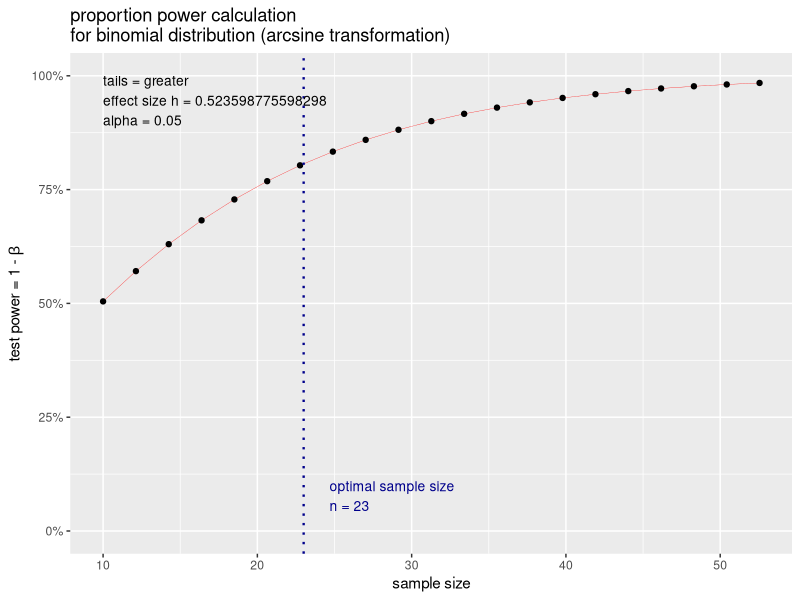
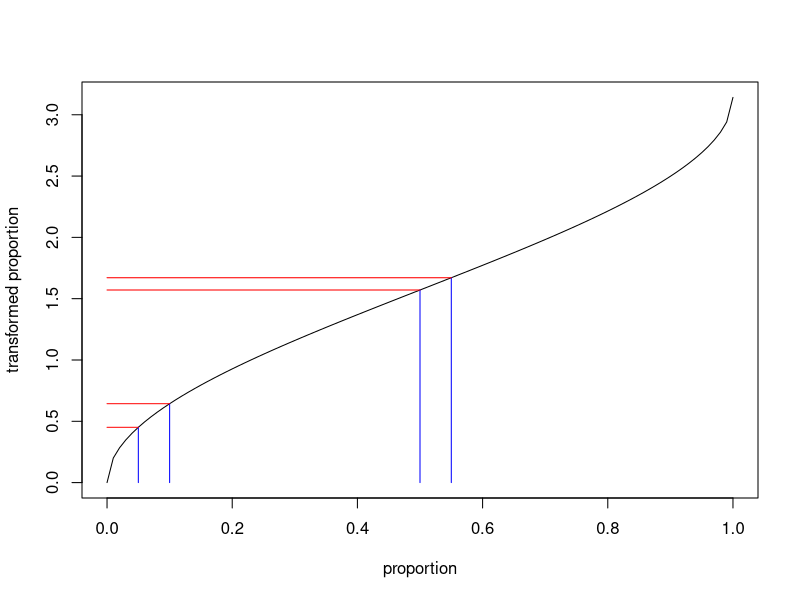

Source code (R) for these figures, in order:
## ---- chunk 1
library(pwr)
pwr.p.test(h = ES.h(p1 = 0.75, p2 = 0.50), 
           sig.level = 0.05, 
           power = 0.80, 
           alternative = "greater")
## ---- chunk 2
p.out <- pwr.p.test(h = ES.h(p1 = 0.75, p2 = 0.50),
                    sig.level = 0.05, 
                    power = 0.80, 
                    alternative = "greater")
plot(p.out)
## ---- chunk 3
pwr.p.test(h = ES.h(p1 = 0.75, p2 = 0.50),
                    sig.level = 0.01, 
                    n = 50,
                    alternative = "greater")

## ---- chunk 4
pwr.p.test(h = ES.h(p1 = 0.75, p2 = 0.50),
           sig.level = 0.05,
           power = 0.80)
## ---- chunk 5
cohen.ES(test = "r", size = "medium")
## ---- chunk 6
pwr.p.test(h = c(0.2,0.5,0.8),
           n = 20,
           sig.level = 0.05)

## ---- chunk 7
n <- seq(10,100,10)
p.out <- pwr.p.test(h = 0.5,
                    n = n,
                    sig.level = 0.05)
data.frame(n, power = sprintf("%.2f%%", p.out$power * 100))

## ---- chunk 8
pwr.p.test(h = 0.5, n = n, sig.level = 0.05)$power
## ---- chunk 9
pwr.2p.test(h = ES.h(p1 = 0.55, p2 = 0.50), sig.level = 0.05, power = .80)

## ---- chunk 10
pwr.2p.test(h = ES.h(p1 = 0.10, p2 = 0.05), sig.level = 0.05, power = .80)

## ---- chunk 11
addSegs <- function(p1, p2){
  tp1 <- ES.h(p1, 0); tp2 <- ES.h(p2, 0)
  segments(p1,0,p1,tp1, col="blue"); segments(p2,0,p2,tp2,col="blue")
  segments(0, tp1, p1, tp1, col="red"); segments(0, tp2, p2, tp2, col="red")
}

curve(expr = ES.h(p1 = x, p2 = 0), xlim = c(0,1),
      xlab = "proportion", ylab = "transformed proportion")
addSegs(p1 = 0.50, p2 = 0.55) # 50% vs 55%
addSegs(p1 = 0.05, p2 = 0.10) # 5% vs 10%
## ---- chunk 12
power.prop.test(p1 = 0.55, p2 = 0.50, sig.level = 0.05, power = .80)

## ---- chunk 13
pwr.2p.test(h = 0.2, sig.level = 0.05, power = .80)

## ---- chunk 14
cohen.ES(test = "p", size = "small")
pwr.2p2n.test(h = 0.2, n1 = 543, n2 = 675, sig.level = 0.05)
## ---- chunk 15
pwr.2p2n.test(h = 0.2, n1 = 763, power = 0.8, sig.level = 0.05)

## ---- chunk 16
cohen.ES(test = "t", size = "medium")
pwr.t.test(n = 30, d = 0.5, sig.level = 0.05)
## ---- chunk 17
pwr.t.test(d = 0.5, power = 0.80, sig.level = 0.05)

## ---- chunk 18
d <- 0.75/2.25
pwr.t.test(d = d, power = 0.80, sig.level = 0.05)

## ---- chunk 19
power.t.test(delta = 0.75, sd = 2.25, sig.level = 0.05, power = 0.8)

## ---- chunk 20
d <- 0.50/2.25
pwr.t.test(d = d, sig.level = 0.05, power = 0.90, alternative = "greater", 
           type = "one.sample")

## ---- chunk 21
power.t.test(delta = 0.50, sd = 2.25, power = 0.90, sig.level = 0.05, 
             alternative = "one.sided", type = "one.sample")

## ---- chunk 22
pwr.t.test(n = 24, d = 0.08 / 0.25, 
           type = "paired", alternative = "greater")

## ---- chunk 23
pwr.t.test(d = 0.08 / 0.25, power = 0.8,
           type = "paired", alternative = "greater")

## ---- chunk 24
pwr.t.test(d = 0.08 / (0.1 * sqrt(2)), power = 0.8, 
           type = "paired", alternative = "greater")

## ---- chunk 25
pwr.t2n.test(n1 = 28, n2 = 35, d = 0.5)

## ---- chunk 26
null <- rep(0.25, 4)
alt <- c(3/8, rep((5/8)/3, 3))
ES.w1(null,alt)

## ---- chunk 27
pwr.chisq.test(w=ES.w1(null,alt), N=100, df=(4-1), sig.level=0.05)

## ---- chunk 28
pwr.chisq.test(w=ES.w1(null,alt), df=(4-1), power=0.8, sig.level = 0.05)

## ---- chunk 29
prob <- matrix(c(0.1,0.2,0.4,0.3), ncol=2, 
               dimnames = list(c("M","F"),c("Floss","No Floss")))
prob

## ---- chunk 30
ES.w2(prob)

## ---- chunk 31
pwr.chisq.test(w = ES.w2(prob), N = 100, df = 1, sig.level = 0.01)

## ---- chunk 32
pwr.chisq.test(w = ES.w2(prob), power = 0.9, df = 1, sig.level = 0.01)

## ---- chunk 33
cohen.ES(test = "chisq", size = "small")
pwr.chisq.test(w = 0.1, power = 0.9, df = 1, sig.level = 0.01)

## ---- chunk 34
pwr.2p.test(h = 0.2, sig.level = 0.01, power = 0.9)

## ---- chunk 35
cohen.ES(test = "r", size = "small")
pwr.r.test(r = 0.1, sig.level = 0.01, power = 0.8, alternative = "greater")

## ---- chunk 36
pwr.r.test(r = 0.1, sig.level = 0.01, power = 0.8)

## ---- chunk 37
cohen.ES(test = "anov", size = "medium")
pwr.anova.test(k = 3, f = 0.25, sig.level = 0.01, power = 0.9)

## ---- chunk 38
pwr.anova.test(k = 3, f = 5/3, sig.level = 0.01, power = 0.9)
## ---- chunk 39
power.anova.test(groups = 3, 
                 within.var = 3^2, 
                 between.var = 5^2 * (3/2), 
                 sig.level = 0.01, power = 0.90)
## ---- chunk 40
pwr.f2.test(u = 2, f2 = 0.3/(1 - 0.3), sig.level = 0.001, power = 0.8)
## ---- chunk 41
pwr.f2.test(u = 2, v = 40 - 2 - 1, f2 = 0.3/(1 - 0.3), sig.level = 0.01)
